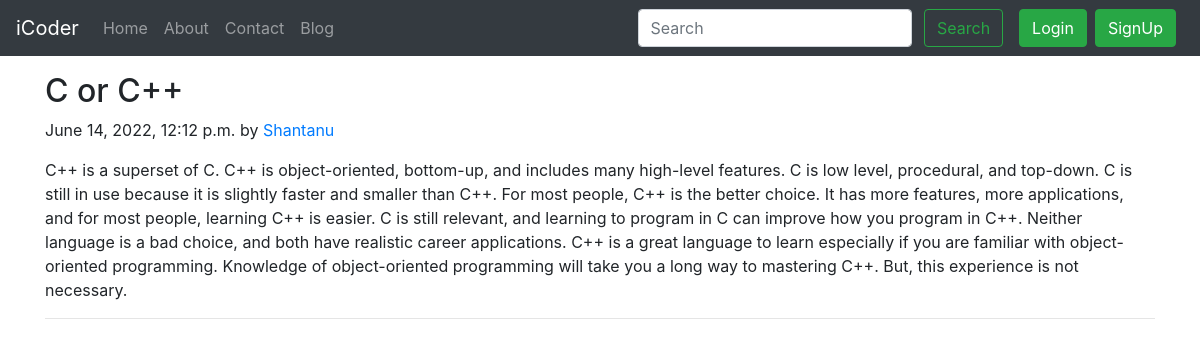
Page /blog/C or C++ on the committed database.
### blog/models.py (models this page shows, shortened)
class Post(models.Model):
    sno=models.AutoField(primary_key=True)
    title=models.CharField(max_length=255)
    author=models.CharField(max_length=14)
    slug=models.CharField(max_length=130)
    timeStamp=models.DateTimeField(blank=True)
    content=models.TextField()

### blog/views.py (the view)
# urls.py: path('<str:slug>', views.blogPost, name="blogPost"),
def blogPost(request, slug):
    post = Post.objects.filter(slug=slug).first()
    context = {"post": post}
    return render(request, "blog/blogPost.html", context)

### templates/blog/blogPost.html (shortened to what this page needs)
{% extends 'base.html' %}
{% block body %}
<div class="container my-3">
<div class="blog-post">
        <h2 class="blog-post-title">{{post.title}}</h2>
        <p class="blog-post-meta">{{post.timeStamp}} by <a href="/about">{{post.author}}</a></p>
        <p>{{post.content}}</p>
        <hr>
      </div>
      </div>
 {% endblock %}

### rows in the picture
Post: title "C or C++", timeStamp "June 14, 2022, 12:12 p.m.", author "Shantanu", content "C++ is a superset of C. C++ is object-oriented, bottom-up, and includes many high-level features. C is low level, procedural, and top-down. C is still in use because it is slightly faster and smaller than C++. For most people, C++ is the better choice. It has more features, more applications, and for most people, learning C++ is easier. C is still relevant, and learning to program in C can improve how you program in C++. Neither language is a bad choice, and both have realistic career applications. C++ is a great language to learn especially if you are familiar with object-oriented programming. Knowledge of object-oriented programming will take you a long way to mastering C++. But, this…"
